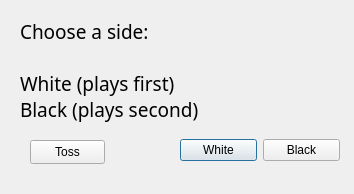
<?xml version="1.0" encoding="UTF-8"?>
<ui version="4.0">
 <class>choose_a_side</class>
 <widget class="QDialog" name="choose_a_side">
  <property name="windowModality">
   <enum>Qt::ApplicationModal</enum>
  </property>
  <property name="geometry">
   <rect>
    <x>0</x>
    <y>0</y>
    <width>354</width>
    <height>194</height>
   </rect>
  </property>
  <property name="minimumSize">
   <size>
    <width>354</width>
    <height>194</height>
   </size>
  </property>
  <property name="maximumSize">
   <size>
    <width>354</width>
    <height>194</height>
   </size>
  </property>
  <property name="windowTitle">
   <string>Choose a side</string>
  </property>
  <property name="windowIcon">
   <iconset>
    <normalon>:/ist_logo/ist_logo.png</normalon>
   </iconset>
  </property>
  <property name="modal">
   <bool>true</bool>
  </property>
  <widget class="QLabel" name="label">
   <property name="geometry">
    <rect>
     <x>20</x>
     <y>0</y>
     <width>271</width>
     <height>141</height>
    </rect>
   </property>
   <property name="font">
    <font>
     <family>MS Reference Sans Serif</family>
     <pointsize>14</pointsize>
    </font>
   </property>
   <property name="text">
    <string>Choose a side:

White (plays first)
Black (plays second)</string>
   </property>
  </widget>
  <widget class="QWidget" name="horizontalLayoutWidget">
   <property name="geometry">
    <rect>
     <x>180</x>
     <y>110</y>
     <width>160</width>
     <height>80</height>
    </rect>
   </property>
   <layout class="QHBoxLayout" name="horizontalLayout">
    <item>
     <widget class="QPushButton" name="chose_white_button">
      <property name="text">
       <string>White</string>
      </property>
      <property name="default">
       <bool>true</bool>
      </property>
     </widget>
    </item>
    <item>
     <widget class="QPushButton" name="chose_black_button">
      <property name="text">
       <string>Black</string>
      </property>
     </widget>
    </item>
   </layout>
  </widget>
  <widget class="QPushButton" name="toss_button">
   <property name="geometry">
    <rect>
     <x>30</x>
     <y>140</y>
     <width>75</width>
     <height>24</height>
    </rect>
   </property>
   <property name="text">
    <string>Toss</string>
   </property>
  </widget>
 </widget>
 <resources>
  <include location="images.qrc"/>
 </resources>
 <connections/>
</ui>
